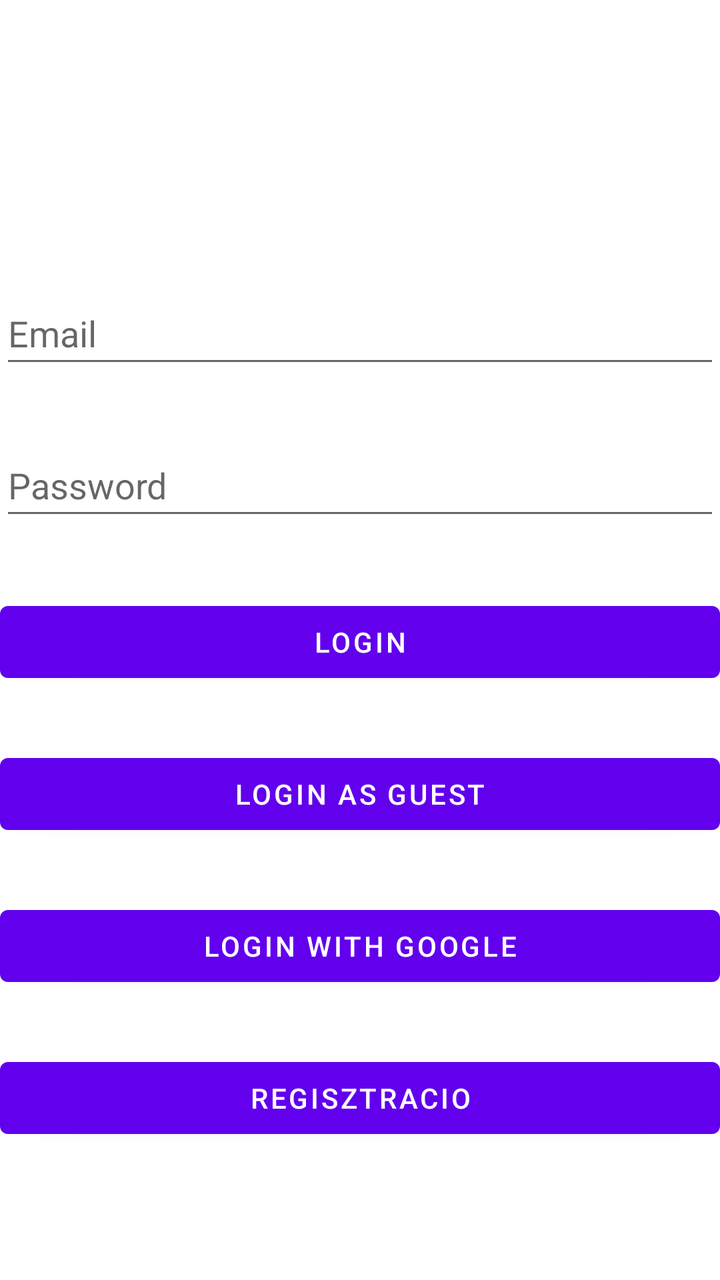
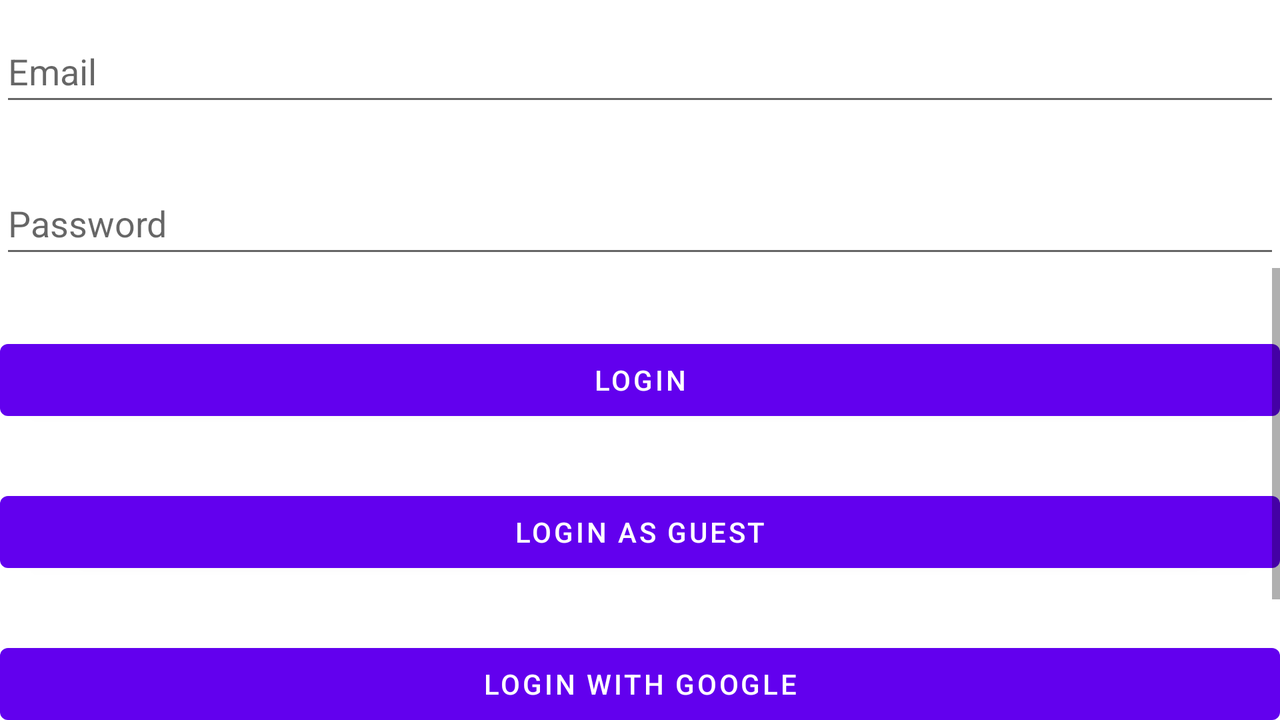

An Android layout and its configuration variant, each rendered on a device that would load it. The default file and the variant file are quoted in full after the pictures.
<!-- AndroidManifest.xml: application theme Theme.FagylaltPult -->
<!-- res/layout/activity_main.xml -->
<?xml version="1.0" encoding="utf-8"?>
<androidx.constraintlayout.widget.ConstraintLayout xmlns:android="http://schemas.android.com/apk/res/android"
    xmlns:app="http://schemas.android.com/apk/res-auto"
    xmlns:tools="http://schemas.android.com/tools"
    android:layout_width="match_parent"
    android:layout_height="match_parent"
    tools:context=".MainActivity">

    <ImageView
        android:id="@+id/imageView"
        android:layout_width="wrap_content"
        android:layout_height="wrap_content"
        app:layout_constraintBottom_toBottomOf="parent"
        app:layout_constraintEnd_toEndOf="parent"
        app:layout_constraintHorizontal_bias="0.498"
        app:layout_constraintStart_toStartOf="parent"
        app:layout_constraintTop_toTopOf="parent"
        app:layout_constraintVertical_bias="0.114"
        tools:srcCompat="@tools:sample/avatars" />

    <Button
        android:id="@+id/registButton"
        android:layout_width="0dp"
        android:layout_height="wrap_content"
        android:layout_marginTop="28dp"
        android:onClick="registration"
        android:text="@string/regisztracio"
        app:layout_constraintBottom_toBottomOf="parent"
        app:layout_constraintEnd_toEndOf="parent"
        app:layout_constraintHorizontal_bias="0.0"
        app:layout_constraintStart_toStartOf="parent"
        app:layout_constraintTop_toBottomOf="@+id/gogleLoginButton"
        app:layout_constraintVertical_bias="0.0" />

    <Button
        android:id="@+id/loginButton"
        android:layout_width="0dp"
        android:layout_height="wrap_content"
        android:layout_marginTop="32dp"
        android:onClick="login"
        android:text="@string/login"
        app:layout_constraintEnd_toEndOf="parent"
        app:layout_constraintHorizontal_bias="0.498"
        app:layout_constraintStart_toStartOf="parent"
        app:layout_constraintTop_toBottomOf="@+id/passwordEditText" />

    <Button
        android:id="@+id/gogleLoginButton"
        android:layout_width="0dp"
        android:layout_height="wrap_content"
        android:layout_marginTop="28dp"
        android:onClick="loginAsGoogle"
        android:text="@string/login_with_google"
        app:layout_constraintEnd_toEndOf="parent"
        app:layout_constraintHorizontal_bias="0.497"
        app:layout_constraintStart_toStartOf="parent"
        app:layout_constraintTop_toBottomOf="@+id/guestLoginButton" />

    <Button
        android:id="@+id/guestLoginButton"
        android:layout_width="0dp"
        android:layout_height="wrap_content"
        android:layout_marginTop="28dp"
        android:onClick="loginAsGuest"
        android:text="@string/login_as_guest"
        app:layout_constraintEnd_toEndOf="parent"
        app:layout_constraintHorizontal_bias="0.0"
        app:layout_constraintStart_toStartOf="parent"
        app:layout_constraintTop_toBottomOf="@+id/loginButton" />

    <EditText
        android:id="@+id/passwordEditText"
        android:layout_width="0dp"
        android:layout_height="wrap_content"
        android:layout_marginTop="28dp"
        android:autofillHints="password"
        android:ems="10"
        android:hint="@string/password"
        android:inputType="textPassword"
        android:minHeight="48dp"
        app:layout_constraintEnd_toEndOf="parent"
        app:layout_constraintHorizontal_bias="0.0"
        app:layout_constraintStart_toStartOf="parent"
        app:layout_constraintTop_toBottomOf="@+id/emailEditText" />

    <EditText
        android:id="@+id/emailEditText"
        android:layout_width="0dp"
        android:layout_height="wrap_content"
        android:layout_marginTop="68dp"
        android:ems="10"
        android:hint="@string/email"
        android:inputType="textEmailAddress"
        android:minHeight="48dp"
        app:layout_constraintEnd_toEndOf="parent"
        app:layout_constraintHorizontal_bias="0.0"
        app:layout_constraintStart_toStartOf="parent"
        app:layout_constraintTop_toBottomOf="@+id/imageView" />

</androidx.constraintlayout.widget.ConstraintLayout>
<!-- resources referenced by this layout -->
<resources>
  <string name="email">Email</string>
  <string name="login">Login</string>
  <string name="login_as_guest">Login as guest</string>
  <string name="login_with_google">Login with google</string>
  <string name="password">Password</string>
  <string name="regisztracio">Regisztracio</string>
  <style name="Theme.FagylaltPult" parent="Theme.MaterialComponents.DayNight.DarkActionBar">
          
          <item name="colorPrimary">@color/purple_500</item>
          <item name="colorPrimaryVariant">@color/purple_700</item>
          <item name="colorOnPrimary">@color/white</item>
          
          <item name="colorSecondary">@color/teal_200</item>
          <item name="colorSecondaryVariant">@color/teal_700</item>
          <item name="colorOnSecondary">@color/black</item>
          
          <item name="android:statusBarColor" tools:targetApi="l">?attr/colorPrimaryVariant</item>
          
      </style>
</resources>
<!-- res/layout-land/activity_main.xml (the repository's variant of the layout above) -->
<!-- drawn on the phone turned sideways -->
<?xml version="1.0" encoding="utf-8"?>
<androidx.constraintlayout.widget.ConstraintLayout xmlns:android="http://schemas.android.com/apk/res/android"
    xmlns:app="http://schemas.android.com/apk/res-auto"
    xmlns:tools="http://schemas.android.com/tools"
    android:layout_width="match_parent"
    android:layout_height="match_parent"
    tools:context=".MainActivity">


    <EditText
        android:id="@+id/passwordEditText"
        android:layout_width="0dp"
        android:layout_height="wrap_content"
        android:layout_marginTop="28dp"
        android:autofillHints="password"
        android:ems="10"
        android:hint="@string/password"
        android:inputType="textPassword"
        android:minHeight="48dp"
        app:layout_constraintEnd_toEndOf="parent"
        app:layout_constraintHorizontal_bias="0.0"
        app:layout_constraintStart_toStartOf="parent"
        app:layout_constraintTop_toBottomOf="@+id/emailEditText" />

    <EditText
        android:id="@+id/emailEditText"
        android:layout_width="0dp"
        android:layout_height="wrap_content"
        android:ems="10"
        android:hint="@string/email"
        android:inputType="textEmailAddress"
        android:minHeight="48dp"
        app:layout_constraintEnd_toEndOf="parent"
        app:layout_constraintHorizontal_bias="0.0"
        app:layout_constraintStart_toStartOf="parent"
        app:layout_constraintTop_toTopOf="parent"
        android:layout_marginTop="10dp"/>

    <ScrollView
        android:layout_width="0dp"
        android:layout_height="0dp"
        app:layout_constraintBottom_toBottomOf="parent"
        app:layout_constraintEnd_toEndOf="parent"
        app:layout_constraintHorizontal_bias="0.0"
        app:layout_constraintStart_toStartOf="parent"
        app:layout_constraintTop_toBottomOf="@+id/passwordEditText"
        app:layout_constraintVertical_bias="0.0">

        <LinearLayout
            android:layout_width="match_parent"
            android:layout_height="wrap_content"
            android:orientation="vertical">

            <Button
                android:id="@+id/loginButton"
                android:layout_width="match_parent"
                android:layout_height="wrap_content"
                android:layout_marginTop="32dp"
                android:onClick="login"
                android:text="@string/login" />

            <Button
                android:id="@+id/guestLoginButton"
                android:layout_width="match_parent"
                android:layout_height="wrap_content"
                android:layout_marginTop="28dp"
                android:onClick="loginAsGuest"
                android:text="@string/login_as_guest" />

            <Button
                android:id="@+id/gogleLoginButton"
                android:layout_width="match_parent"
                android:layout_height="wrap_content"
                android:layout_marginTop="28dp"
                android:onClick="loginAsGoogle"
                android:text="@string/login_with_google" />

            <Button
                android:id="@+id/registButton"
                android:layout_width="match_parent"
                android:layout_height="wrap_content"
                android:layout_marginTop="28dp"
                android:onClick="registration"
                android:text="@string/regisztracio" />
        </LinearLayout>
    </ScrollView>

</androidx.constraintlayout.widget.ConstraintLayout>
